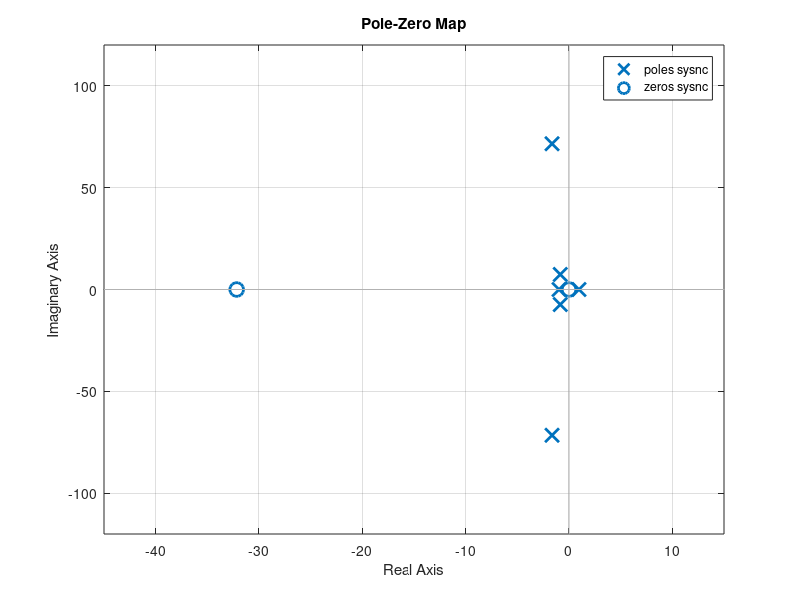

Source code (MATLAB):
%% Definição das matrizes do espaço de estados
ul = 300/3.6;
uv = 0;

kt = 6.7829e+06;
ct = 2.109e+5;

A = [0  0	0	1	0	0;
    0	0	0	0	1	0;
    0	0	0	0	0	1;
    (-13600000-kt)/4000	kt/4000	0	-2.425	0	0;
    0.0000121396*kt	-0.0000121396*kt	-0.669891*(0.0041+0.000041*ul)+0.00501874*(ul+uv)^2 0.0000121396*ct	-0.0000121396*ct	0;
    -2.2171*10^-7*kt	2.2171*10^-7*kt	(0.0041+0.000041*ul)+0.0000432299*ul^2+0.0000864599*ul*uv+0.0000432299*uv^2 	-2.2171*10^-7*ct	2.2171*10^-7*ct	0];

B = [0	0;
     0	0;
     0	0;
     0.000250000000000000	0;
     1.21396200179366e-05	-2.21709615514352e-07;
     -2.21709615514352e-07	6.33456044326720e-08];

C = [0,0,1,0,0,0;
     0,0,0,0,1,0];

D = [0	0 0;
     0	0 0];

Dft = [0 0; 0 0];
[num, den] = ss2tf(A,B,C,Dft, 2);


% O LQR não funciona para impulso, assim, testa-se sem perturbações para
% analisar se converge pra 0, e não pra ~-10° por conta da perturbacao gravitacional 
Dlqr = [0	0;
        0	0];

E = [0	0	0;
     0	0	0;
     0	0	0;
     3400	2.425	0;
     0	0	0.0682865615784204;
     0	0	-0.0195104461652630];

% Ks advindos do LQR modificado
    K11 =          -7781     ; 
    K12 =         -68556     ; 
    K13 =    -4.5172e+06     ; 
    K14 =         21.937     ; 
    K15 =         -78207     ; 
    K16 =    -4.6233e+06     ; 
    K21 =          52861     ; 
    K22 =     4.6575e+05     ; 
    K23 =     3.0688e+07   *10  ; 
    K24 =        -149.03     ; 
    K25 =     5.3132e+05     ; 
    K26 =     3.1409e+07   *10  ;


K = [K11, K12, K13, K14, K15, K16;
       K21, K22, K23, K24, K25, K26];

%% Condições de integração
%Integração
tempo = 10; 
T_sim = 1/100;
t = 0:T_sim:tempo;

kr = 13600000;
cr = 970000;

%Condições iniciais de integração:
q1_0 = (389300)/kr; %q1 de equilíbrio dinâmico a 80m/s
q2_0 = (389300)/kt + (389300)/kr; %q2 de equilíbrio dinâmico a 80m/s
theta_0 = 13*pi/180;
q3_0 = 0;
q1p_0 = -3; 
q2p_0 = -3; 
thetap_0 = 0;
q3p_0 = 0;
x0 =  [q1_0 q2_0 theta_0 q1p_0 q2p_0 thetap_0];


%% Perturbações
Amp = 0; %Amplitude da oscilação senoidal da pista
freq = 0; %Frequência da amplitude senoidal da pista

y_ext = Amp*sin(freq*(t));
yp_ext = Amp*freq*cos(freq*(t));
g = 9.81*ones(1, length(t)); %Gravidade modelada como perturbação constante pois não entra na matriz A

w = [y_ext; yp_ext; g];
%% Controle
% Sistema original sem controle
sysnc = ss(A, E, C, D);
[ync,t,xnc] = lsim(sysnc,w,t,x0);
pzmap(sysnc)

%% Sistema controlado com alocação de polos
P = [-1.25+60.32i,-1.25-60.32i,-0.59-3.33i,-0.59+3.33i, -0.971775, -1];
KAP = place(A,B,P); %Matriz de ganhos da alocação de polos
sysap = ss(A-B*KAP, E, -KAP, D);
polap = pole(sysap);
[uAP,t,xAP] = lsim(sysap,w,t,x0);

%% Sistema controlado com LQR
Q = [0.02 0 0 0 0 0;
     0 5 0 0 0 0;
     0 0 20 0 0 0; 
     0 0 0 0.02 0 0; 
     0 0 0 0 10 0; 
     0 0 0 0 0 40];

R = 10e-08*[1 0;
     0 0.1];

sys_lqr = ss(A,B,C,Dlqr);
[KLQR,S,Plqr] = lqr(sys_lqr,Q,R);
syslqr = ss(A-B*KLQR, E, -K, D);
pollqr = pole(syslqr);
[ulqr,t,xlqr] = lsim(syslqr,w,t,x0);

%% Sistema controlado com análise de sensibilidade
    K11 =       0    ; 
    K12 =     -7000   ; 
    K13 =    0    ; 
    K14 =    0     ; 
    K15 =    -8000    ; 
    K16 =    1000    ; 
    K21 =     0     ; 
    K22 =     10000000    ; 
    K23 =     24000000 ; 
    K24 =     0     ; 
    K25 =      0 ; 
    K26 =     80000000;

KSEN = [K11 K12 K13 K14 K15 K16; K21 K22 K23 K24 K25 K26];

syssen = ss(A-B*KSEN, E, -KSEN, D);
[uSEN,t,xSEN] = lsim(syssen,w,t,x0);




%% Observador de Estados de Ordem Reduzida

n_ = 6; %Número de variáveis de estado
r_ = 2; %Número de entradas de controle
l_ = 3; %Números de entradas de distúrbio
m_ = 2; %Número de observações

V = [1,0,0,0,0,0;
     0,1,0,0,0,0;
     0,0,0,1,0,0;
     0,0,0,0,0,1];

T = [C;V];
inv_T = inv(T);
M = inv_T(:,1:m_);
N = inv_T(:,m_+1:n_);

A11 = C*A*M;
A12 = C*A*N;
A21 = V*A*M;
A22 = V*A*N;
B1 = C*B;
B2 = V*B;

p_obs = [-19.5, -23.5, -20.1, -20]; %Ao menos 5 vezes mais a esquerda que os polos do sistema
% p_obs = [-20, -21, -22, -23];

J = (place(A22.',A12.',p_obs)).';

F = A22 - J*A12;
G = A21 -J*A11 + F*J;
H = B2 - J*B1;
S = M + N*J;

[obs_autovec, obs_autoval] = eig(F);

% Novo sistema na forma de espaço de estados

A_obs = [A, zeros(n_,n_-m_);
        G*C, F];

B_obs = [B;H];

E_obs = [E;zeros(n_-m_,l_)];

C_obs = [C,zeros(m_,n_-m_)];

D_obs = zeros(n_-m_,m_);

A_obs_c = A_obs - B_obs*KSEN*[S*C,N];

sys_obs_u = ss(A_obs_c,E_obs,-KSEN*[S*C,N],0);

% x0_obs = [x0 0.9 0 0 -5];
x0_obs = [x0 0.9 0 0 -5]; %Erro não nulo e ajustado de acordo com os resultados observados
[u_obs,t,xdes] = lsim(sys_obs_u,w,t,x0_obs);


% figure(12)
% plot(t, u_obs(:,1)/1000, "r") 
% hold on
% grid on
% grid minor
% title('Esforços de força com y_{ext} = 0.05sen(7.14t)')
% xlabel('Tempo (s)')
% ylabel('Força (KN)')
% set(gca,'FontSize',22)

xest = (S*C*xdes(:,1:6)' + N*xdes(:,7:10)')';

%xdes(:,1:6) -> Desempenho do sistema malha fechada com o estimador
%xest(:,1:6) -> Valores estimados


% 
%% Seguidor de referências LQ

% Referência 1 -> referência constante em zero 
    Q_ref1 = [0.014 0 0 0 0 0;
             0 5 0 0 0 0;
             0 0 20 0 0 0; 
             0 0 0 0.014 0 0; 
             0 0 0 0 10 0; 
             0 0 0 0 0 40];
    
    
    R_ref1 = [1*10^-8 0;
             0 1*10^-9];
    
    
    x_ref1 = [zeros(1,length(t)),
             zeros(1,length(t)),
             zeros(1,length(t)),
             zeros(1,length(t)),
             zeros(1,length(t)),
             zeros(1,length(t)),];
    
    [K_lq,p_lq,poles_lq] = lqr(sys_lqr,Q_ref1,R_ref1);
    
    A_c_lq = (A-B*K_lq);
    eta_ss1 = ss(A_c_lq,Q_ref1,eye(6),zeros(6,6));
    
    eta01 = p_lq*x_ref1(:,end);
    
    eta = lsim(eta_ss1,x_ref1,t,eta01);
    
    sys_ref1 = ss(A_c_lq,B*inv(R_ref1)*B',-K_lq,inv(R_ref1)*B');
    
    [ur1,t,xr1] = lsim(sys_ref1,flip(eta,2),t, x0);

% % Referência 2 -> Degrau na metade do tempo
%     Q_ref2 = [0.014 0 0 0 0 0;
%              0 15 0 0 0 0;
%              0 0 5.987 0 0 0; 
%              0 0 0 0.014 0 0; 
%              0 0 0 0 8 0; 
%              0 0 0 0 0 38.8];
%     
%     R_ref2 = [5*10^-8 0;
%              0 9*10^-13];
%     
%     
%     x_ref2 = [zeros(1,length(t)),
%                      zeros(1,length(t)),
%                      theta_0*ones(1, length(t)/2 + 1/2) zeros(1, length(t)/2 -1/2),
%                      zeros(1,length(t)),
%                      zeros(1,length(t)),
%                      zeros(1,length(t))];
% 
%     [K_lq,p_lq,poles_lq] = lqr(sys_lqr,Q_ref2,R_ref2);
%     
%     A_c_lq = (A-B*K_lq);
%     eta_ss2 = ss(A_c_lq,Q_ref2,eye(6),zeros(6,6));
%     
%     eta02 = p_lq*x_ref2(:,end);
%     
%     eta = lsim(eta_ss2,x_ref2,t,eta02);
%     
%     sys_ref2 = ss(A_c_lq,B*inv(R_ref2)*B',-K_lq,inv(R_ref2)*B');
%     
%     [ur2,t,xr2] = lsim(sys_ref2,flip(eta,2),t, x0);

    % Referência 3 -> Rampa em theta chegando a zero em 4 segundos
    Q_ref3 = [0.014 0 0 0 0 0;
             0 5 0 0 0 0;
             0 0 500.987 0 0 0; 
             0 0 0 0.014 0 0; 
             0 0 0 0 8 0; 
             0 0 0 0 0 3.8];
    
    R_ref3 = [2*10^-6 0;
             0 10*10^-12];

    x_ref3 = [zeros(1,length(t)),
             zeros(1,length(t)),
             theta_0*(1-t.'/5),
             zeros(1,length(t)),
             zeros(1,length(t)),
             zeros(1,length(t))];

    [K_lq,p_lq,poles_lq] = lqr(sys_lqr,Q_ref3,R_ref3);
    
    A_c_lq = (A-B*K_lq);
    eta_ss3 = ss(A_c_lq,Q_ref3,eye(6),zeros(6,6));
    
    eta03 = p_lq*x_ref3(:,end);
    
    eta = lsim(eta_ss3,x_ref3,t,eta03);
    
    sys_ref3 = ss(A_c_lq,B*inv(R_ref3)*B',-K_lq,inv(R_ref3)*B');
    
    [ur3,t,xr3] = lsim(sys_ref3,flip(eta,2),t, x0);



%% Seguidor de referências variáveis exógenas

K = KSEN;

%Rampa ou degrau
A_r = [0 0 0 0 0 0;
       0 0 0 0 1 0;
       0 0 0 0 0 1;
       0 0 0 0 0 0;
       0 0 0 0 0 0;
       0 0 0 0 0 0];
% Seno
% omega = 0.5;
% omega2 = 8;
% zeta = 0.4;
% ac = 0.001;

% 
% A_r = [0 0 0 0 0 0;
%       0 0 0 0 1 0;
%       0 0 0 0 0 1;
%       0 0 0 0 0 0;
%       %0 0 0 0 0 0;
%       0 -omega2^2 0 0 -2*zeta*omega2 0;
%       0 0 -omega^2 0 0 0];

M = [0 1 0 0 0 0;
     0 0 1 0 0 0];


A_cl_inv = inv(A-B*K);
N = inv(M*A_cl_inv*B)*M*A_cl_inv;
G_r = N*(A-A_r);
A_ex_cl = [[A-B*G_r,B*(K-G_r)];[(A_r - A +B*G_r),(A_r - B*(K-G_r))]];
E_ex_cl = [-B*N*E + E ; B*N*E-E];
K_ex = [-G_r,K-G_r];


seg_exo_ss = ss(A_ex_cl,E_ex_cl,K_ex,0);

x0_seg = [x0 -q1_0 0 0 -q1p_0 -q2p_0 -theta_0/5]; %RAMPA

% x0_seg = [x0 -q1_0 -q2_0 -theta_0 -q1p_0 -q2p_0 -thetap_0]; %Degrau
% x0_seg = [x0 -q1_0 0 0 -q1p_0 -q2p_0 -thetap_0]; %Seno theta
% x0_seg = [x0 -q1_0 0 0 -q1p_0 0 0]; %Seno theta e q2

[u,t_exo,xex] = lsim(seg_exo_ss,w,t,x0_seg);

uex = u - (N*E*w).';


% x_ref_ext = zeros(length(t));
% x_ref_exq = zeros(length(t));

x_ref_ext = theta_0*(1-t/5);
x_ref_exq = zeros(length(t));

%% Simulacao chaveada
tpos = 0:T_sim:6;
Amp = 0; %Amplitude da oscilação senoidal da pista
freq = 0; %Frequência da amplitude senoidal da pista

y_extpos = Amp*sin(freq*(tpos));
yp_extpos = Amp*freq*cos(freq*(tpos));
gpos = 9.81*ones(1, length(tpos)); %Gravidade modelada como perturbação constante pois não entra na matriz A

wpos = [y_extpos; yp_extpos];

A2 = [0	0	0	0	1	0	0	0;
0	0	0	0	0	1	0	0;
0	0	0	0	0	0	1	0;
0	0	0	0	0	0	0	1;
-(1455491/400)	95491/400	0	0	-(11357/400)	10387/400	0	0;
11.5922	-58.1397	-847.163+0.00501874*(ul+uv)^2+(-0.00274655-0.0000274655*ul) 	46.5474	1.26094	-5.40218	-75.3706	4.14124;
-0.211713	-5.13643	-97.3362+0.0000432299*ul^2+0.0000864599*ul*uv+0.0000432299*uv^2+(0.00078473 +7.8473*10^-6*ul) 	5.34814	-0.023029	-0.452786	-8.65982	0.475815;
0	28717/5	104530	-(45717/5)	0	25549/50	9299.84	-(102681/200)];

E2 = [0	0 0;
    0	0 0;
    0	0 0;
    0	0 0;
    3400 97/40 0 ;
    0	0 0.0682865615784204;
    0	0 -0.0195104461652630;
    3400	97/40 0];

E2 = [0	0;
    0	0;
    0	0;
    0	0;
    3400 97/40;
    0	0 ;
    0	0 ;
    3400	97/40 ];

sinal = xdes(:,1:6);
r = sinal(1,3);
j = 1;
while r > 0
    j = j+1;
    r = sinal(j,3);
end

sys_pos = ss(A2,E2,zeros(8,8), zeros(8,2));
x0pos = [sinal(j,1) sinal(j,2) sinal(j,3) 0 sinal(j,4) sinal(j,5) sinal(j,6) sinal(j,6)*18.2];

[urpos,t,xpos] = lsim(sys_pos,wpos,tpos, x0pos);
x3_tot = [sinal(1:j, 3); xpos(:,3)];

kt = 11486.8*10^3;
ct = 102.2*10^3;
% A = [0  0	0	1	0	0;
%     0	0	0	0	1	0;
%     0	0	0	0	0	1;
%     (-13600000-kt)/4000	kt/4000	0	-2.425	0	0;
%     0.0000121396*kt	-0.0000121396*kt	-0.669891*(0.0041+0.000041*ul)+0.00501874*(ul+uv)^2 0.0000121396*ct	-0.0000121396*ct	0;
%     -2.2171*10^-7*kt	2.2171*10^-7*kt	(0.0041+0.000041*ul)+0.0000432299*ul^2+0.0000864599*ul*uv+0.0000432299*uv^2 	-2.2171*10^-7*ct	2.2171*10^-7*ct	0];
% 
% B = [0	0;
%      0	0;
%      0	0;
%      0.000250000000000000	0;
%      1.21396200179366e-05	-2.21709615514352e-07;
%      -2.21709615514352e-07	6.33456044326720e-08];
% 
% C = [0,1,0,0,0,0;
%      0,0,1,0,0,0];
% 
% D = [0	0  0;
%      0	0  0];
% t = 0:0.01:10;
% Amp = 0.05; %Amplitude da oscilação senoidal da pista
% freq = 7.14; %Frequência da amplitude senoidal da pista
% 
% y_ext = Amp*sin(freq*(t));
% yp_ext = Amp*freq*cos(freq*(t));
% g = 9.81*ones(1, length(t)); %Gravidade modelada como perturbação constante pois não entra na matriz A
% 
% w = [y_ext; yp_ext; g];
% 
% sysnc = ss(A, E, C, D);
% [ync,t,xnc1] = lsim(sysnc,w,t,x0);
% w = w.';
% 
% sinal = xnc1;
% r = sinal(1,3);
% k = 1;
% while r > 0
%     k = k+1;
%     r = sinal(k,3);
% end
% x0pos = [sinal(k,1) sinal(k,2) sinal(k,3) 0 sinal(k,4) sinal(k,5) sinal(k,6) sinal(k,6)*18.2];
% [urpos,t,xpos] = lsim(sys_pos,wpos,tpos, x0pos);
% x3_totnc = [sinal(1:k, 3); xpos(:,3)];
% 
% 
% if length(x3_tot) > length(x3_totnc)
%     x3_tot = x3_tot(1:length(x3_totnc));
% else
%     x3_totnc = x3_totnc(1:length(x3_tot));
% end
% temp = 0:T_sim:length(x3_tot)*T_sim;
% temp = temp(1:length(temp)-1);
% % 
% % 
% % clf(figure(10))
% % figure(10)
% % plot(temp,180/pi*x3_tot, "b") 
% % hold on
% % plot(temp,180/pi*x3_totnc(1:length(x3_tot)), "r")
% % legend("Sistema controlado", "Sistema não controlado")
% % grid on
% % grid minor
% % title('Comparação dos sistemas em \theta com vento de 3,6 m/s (7 nós)')
% % xlabel('Tempo (s)')
% % ylabel('Ângulo (°)')
% % set(gca,'FontSize',22)
% 


%% Funções de transferência
% Dft = [0 0; 0 0];
% [num, den] = ss2tf(A,B,C,Dft, 2);
% numTT = num(1,:);
% sysTT = tf(numTT,den);
% 
% %Script para projeto de PID pelo metodo ITAE -
% omega= 5;
% nump=1; denp=[0.26 1.26 1];
% t=0:0.1:6;
% Kd=1.75*omega*0.26-1.26;
% Kp=2.15*(omega^2)*0.26-1;
% Ki=0.26*(omega^3);
% numpid=[Kd Kp Ki]; denpid=[1 0];
% numc=conv(numpid,nump);
% denc=conv(denpid,denp);
% [numcmf,dencmf]=cloop(numc,denc,-1);
% figure;
% [yitae xitae]=step(numcmf,dencmf,t);
% plot(t, yitae); grid; gtext(’sem pr´e-compensador’); hold;
% %filtro;
% numfiltro=Ki;
% denfiltro=numcmf;
% [numfinal,denfinal]=series(numfiltro,denfiltro,numcmf,dencmf);
% [yitae xitae]=step(numfinal,denfinal,t);
% plot(t,yitae,’-.’);
% gtext(’com pr´e-compensador’);
% title(’Resposta a um degrau unit´ario com o PID ITAE’);
% xlabel(’t(s)’); ylabel(’y(t)’);

